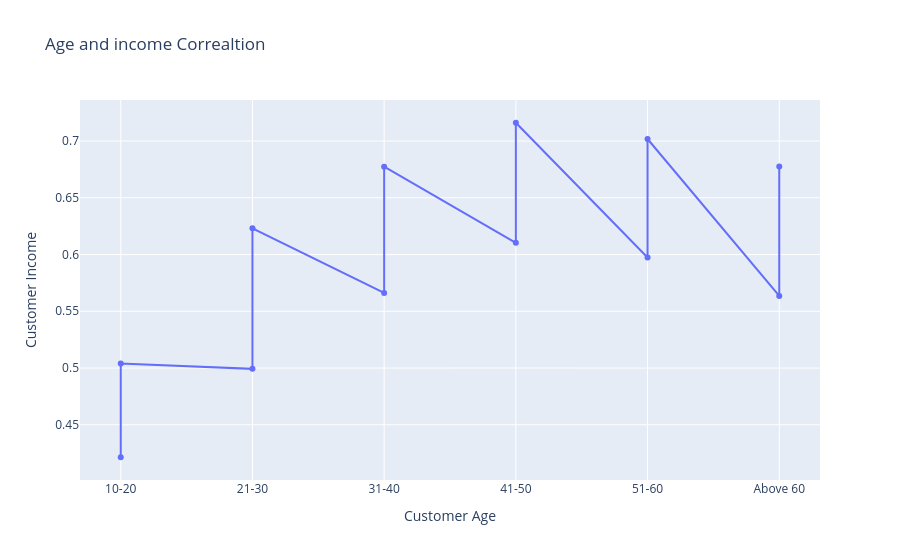

The notebook cell this image was saved under:
### Code cell
fig  = go.Figure()

fig.add_traces(
    go.Scatter(
        x=fraud_based_on_age["age_group"],
        y=fraud_based_on_age["income_mean"],
        mode = "markers+lines"
    )
)
fig.update_layout(
    title = "Age and income Correaltion",
    xaxis_title = "Customer Age",
    yaxis_title = "Customer Income"
)
fig.show()

### Figure 1 — Plotly figure (JSON) as saved in the notebook; plotly's stock layout.template omitted (floating-point values rounded to 4 significant figures)
{"data": [{"mode": "markers+lines", "type": "scatter", "x": ["10-20", "10-20", "21-30", "21-30", "31-40", "31-40", "41-50", "41-50", "51-60", "51-60", "Above 60", "Above 60"], "y": [0.4214, 0.5041, 0.4993, 0.6232, 0.5662, 0.6774, 0.6103, 0.7161, 0.5974, 0.7018, 0.5636, 0.6776]}], "layout": {"title": {"text": "Age and income Correaltion"}, "xaxis": {"title": {"text": "Customer Age"}}, "yaxis": {"title": {"text": "Customer Income"}}}}
